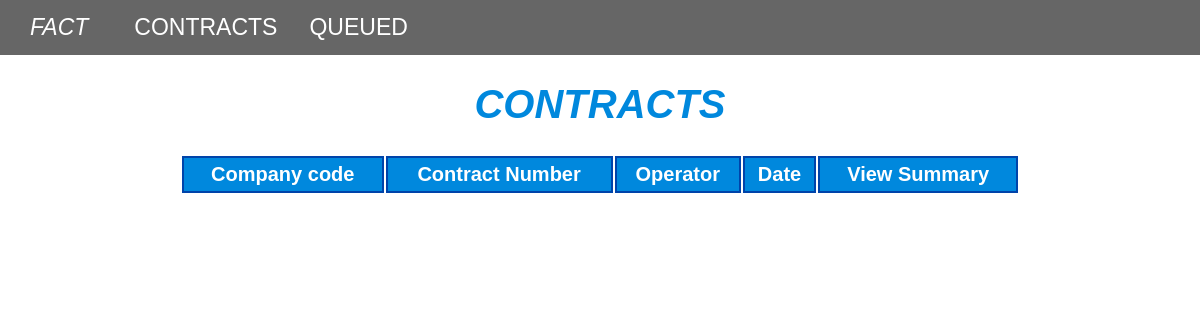
/, run on an earlier commit of the app's database.
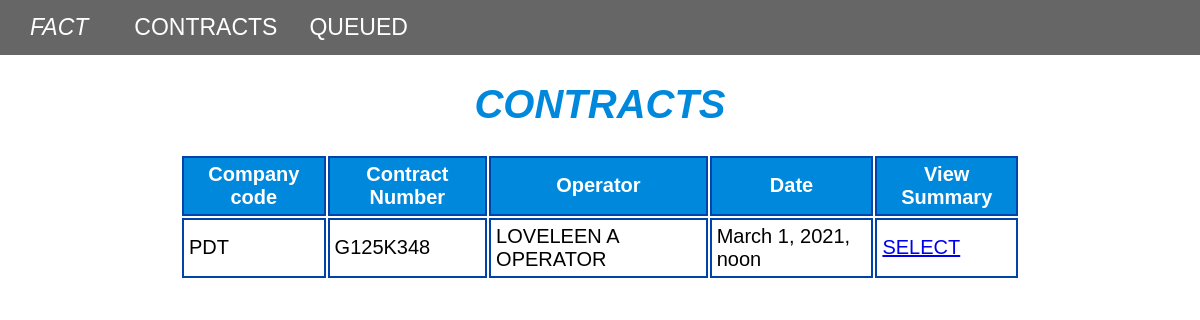
And on a later commit of the database.
### contracts/models.py (models this page shows, shortened)
class Contract(models.Model):
    contract_number = models.CharField(max_length=10)
    company_code = models.CharField(max_length=3)
    product = models.CharField(max_length=25)
    operator = models.CharField(max_length=50)
    total_weight = models.PositiveIntegerField()
    contract_date = models.DateTimeField(default=timezone.now)
    restrictions = models.CharField(max_length=20)
    curr_containers = models.JSONField()
    pend_containers = models.JSONField(null=True, blank=True)
    contract_date_updated_at = models.DateTimeField(auto_now=True)

### pages/views.py (the view)
# urls.py: path('', ContractsListView.as_view(), name='home'),
class ContractsListView(ListView):
    model = Contract
    context_object_name = "contracts"
    template_name = 'home.html'

### templates/home.html (shortened to what this page needs)
{% extends 'base.html' %}
{% block content %}
<div id="__home">
    <h1 id="title">CONTRACTS</h1>
    <table style="width: 70%">
      <tr>
        <th scope="col">Company code</th>
        <th scope="col">Contract Number</th>
        <th scope="col">Operator</th>
        <th scope="col">Date</th>
        <th scope="col">View Summary</th>
      </tr>
      {% for contract in contracts %}
      {% if not contract.pend_containers %}
      <tr >
        <td scope="row">{{ contract.company_code }}</td>
        <td scope="row">{{ contract.contract_number }}</td>
        <td scope="row">{{ contract.operator }}</td>
        <td scope="row">{{ contract.contract_date }}</td>
        <td scope="row"><a href="{% url 'contract_detail' contract.id %}">SELECT</a></td>
      </tr>
      {% endif %}
      {% endfor %}
{% endblock content %}

What changed in the data, as far as the page shows it:
now on this page (row edited): Contract: company_code "PDT", contract_number "G125K348", operator "LOVELEEN A OPERATOR", contract_date "March 1, 2021, noon"
